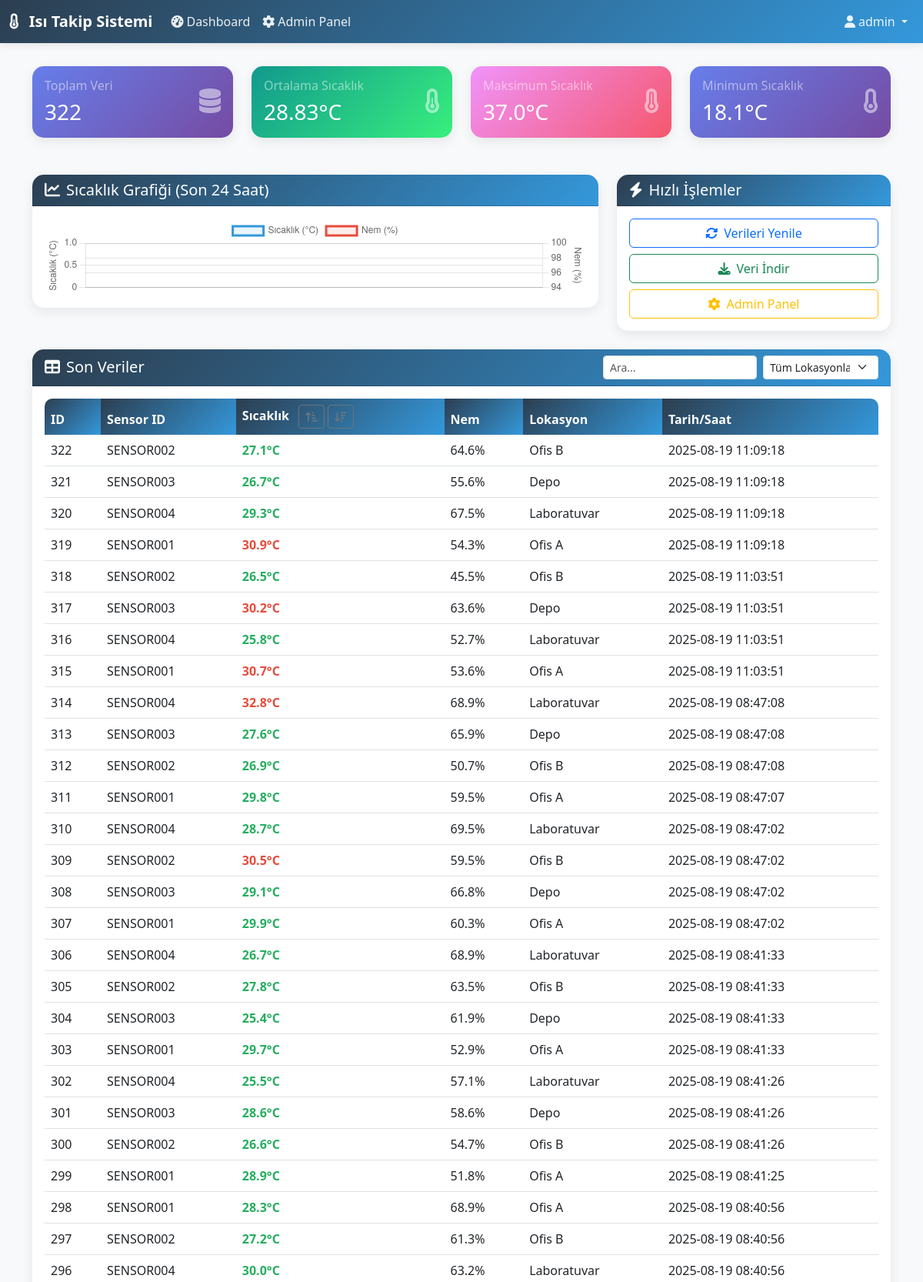
The page /dashboard (signed in, upper part) on the database its author committed.
### ısı.py (models this page shows)
class User(UserMixin, db.Model):
    id = db.Column(db.Integer, primary_key=True)
    username = db.Column(db.String(80), unique=True, nullable=False)
    email = db.Column(db.String(120), unique=True, nullable=False)
    password_hash = db.Column(db.String(120), nullable=False)
    role = db.Column(db.String(20), default='user')  # 'admin' veya 'user'
    created_at = db.Column(db.DateTime, default=datetime.utcnow)

class IsiVerisi(db.Model):
    id = db.Column(db.Integer, primary_key=True)
    sensor_id = db.Column(db.String(50), nullable=False)
    sicaklik = db.Column(db.Float, nullable=False)
    nem = db.Column(db.Float, nullable=False)
    timestamp = db.Column(db.DateTime, default=datetime.utcnow)
    lokasyon = db.Column(db.String(100), nullable=False)

### ısı.py (the view)
@app.route('/dashboard')
@login_required
def dashboard():
    from datetime import timedelta
    yesterday = datetime.utcnow() - timedelta(days=1)
    veriler = (
        IsiVerisi.query
        .filter(IsiVerisi.timestamp >= yesterday)
        .order_by(IsiVerisi.id.desc())
        .limit(50)
        .all()
    )
    toplam_veri = IsiVerisi.query.count()
    ortalama_sicaklik = db.session.query(db.func.avg(IsiVerisi.sicaklik)).scalar() or 0
    max_sicaklik = db.session.query(db.func.max(IsiVerisi.sicaklik)).scalar() or 0
    min_sicaklik = db.session.query(db.func.min(IsiVerisi.sicaklik)).scalar() or 0
    return render_template('dashboard.html',
                         veriler=veriler,
                         toplam_veri=toplam_veri,
                         ortalama_sicaklik=round(ortalama_sicaklik, 2),
                         max_sicaklik=round(max_sicaklik, 2),
                         min_sicaklik=round(min_sicaklik, 2))

### ısı.py (called while the page is built)
@login_manager.user_loader
def load_user(user_id):
    return User.query.get(int(user_id))

### templates/dashboard.html (shortened to what this page needs)
{% extends "base.html" %}
{% block content %}
<div class="container-fluid">
    <div class="row mb-4">
        <div class="col-xl-3 col-md-6 mb-4">
            <div class="card stats-card">
                <div class="card-body">
                    <div class="d-flex justify-content-between">
                        <div>
                            <h6 class="card-title text-white-50">Toplam Veri</h6>
                            <h3 class="mb-0 text-white">{{ toplam_veri }}</h3>
                        </div>
                        <div class="align-self-center">
                            <i class="fas fa-database fa-2x text-white-50"></i>
                        </div>
                    </div>
                </div>
            </div>
        </div>
        <div class="col-xl-3 col-md-6 mb-4">
            <div class="card stats-card success">
                <div class="card-body">
                    <div class="d-flex justify-content-between">
                        <div>
                            <h6 class="card-title text-white-50">Ortalama Sıcaklık</h6>
                            <h3 class="mb-0 text-white">{{ ortalama_sicaklik }}°C</h3>
                        </div>
                        <div class="align-self-center">
                            <i class="fas fa-thermometer-half fa-2x text-white-50"></i>
                        </div>
                    </div>
                </div>
            </div>
        </div>
        <div class="col-xl-3 col-md-6 mb-4">
            <div class="card stats-card warning">
                <div class="card-body">
                    <div class="d-flex justify-content-between">
                        <div>
                            <h6 class="card-title text-white-50">Maksimum Sıcaklık</h6>
                            <h3 class="mb-0 text-white">{{ max_sicaklik }}°C</h3>
                        </div>
                        <div class="align-self-center">
                            <i class="fas fa-thermometer-full fa-2x text-white-50"></i>
                        </div>
                    </div>
                </div>
            </div>
        </div>
        <div class="col-xl-3 col-md-6 mb-4">
            <div class="card stats-card">
                <div class="card-body">
                    <div class="d-flex justify-content-between">
                        <div>
                            <h6 class="card-title text-white-50">Minimum Sıcaklık</h6>
                            <h3 class="mb-0 text-white">{{ min_sicaklik }}°C</h3>
                        </div>
                        <div class="align-self-center">
                            <i class="fas fa-thermometer-empty fa-2x text-white-50"></i>
                        </div>
                    </div>
                </div>
            </div>
        </div>
    </div>
    <div class="row">
        <div class="col-lg-8 mb-4">
            <div class="card">
                <div class="card-header">
                    <h5 class="mb-0"><i class="fas fa-chart-line me-2"></i>Sıcaklık Grafiği (Son 24 Saat)</h5>
                </div>
                <div class="card-body">
                    <canvas id="temperatureChart" height="100"></canvas>
                </div>
            </div>
        </div>
        <div class="col-lg-4 mb-4">
            <div class="card">
                <div class="card-header">
                    <h5 class="mb-0"><i class="fas fa-bolt me-2"></i>Hızlı İşlemler</h5>
                </div>
                <div class="card-body">
                    <div class="d-grid gap-2">
                        <button class="btn btn-outline-primary" onclick="refreshData()">
                            <i class="fas fa-sync-alt me-2"></i>Verileri Yenile
                        </button>
                        <button class="btn btn-outline-success" onclick="exportData()">
                            <i class="fas fa-download me-2"></i>Veri İndir
                        </button>
                        {% if current_user.role == 'admin' %}
                        <a href="{{ url_for('admin_panel') }}" class="btn btn-outline-warning">
                            <i class="fas fa-cog me-2"></i>Admin Panel
                        </a>
                        {% endif %}
                    </div>
                </div>
            </div>
        </div>
    </div>
    <div class="row">
        <div class="col-12">
            <div class="card">
                <div class="card-header d-flex justify-content-between align-items-center">
                    <h5 class="mb-0"><i class="fas fa-table me-2"></i>Son Veriler</h5>
                    <div class="d-flex gap-2">
                        <input type="text" class="form-control form-control-sm" id="searchInput" placeholder="Ara..." style="width: 200px;">
                        <select class="form-select form-select-sm" id="locationFilter" style="width: 150px;">
                            <option value="">Tüm Lokasyonlar</option>
                        </select>
                    </div>
                </div>
                <div class="card-body">
                    <div class="table-responsive">
                        <table class="table table-hover" id="dataTable">
                            <thead>
                                <tr>
                                    <th>ID</th>
                                    <th>Sensor ID</th>
                                    <th>
                                        Sıcaklık
                                        <button class="btn btn-sm btn-outline-secondary ms-2" id="sortAsc" title="Küçükten büyüğe sırala">
                                            <i class="fas fa-sort-amount-up-alt"></i>
                                        </button>
                                        <button class="btn btn-sm btn-outline-secondary" id="sortDesc" title="Büyükten küçüğe sırala">
                                            <i class="fas fa-sort-amount-down"></i>
                                        </button>
                                    </th>
                                    <th>Nem</th>
                                    <th>Lokasyon</th>
                                    <th>Tarih/Saat</th>
                                </tr>
                            </thead>
                            <tbody id="tableBody">
                                {% for veri in veriler %}
                                <tr>
                                    <td>{{ veri.id }}</td>
                                    <td>{{ veri.sensor_id }}</td>
                                    <td>
                                        <span class="{% if veri.sicaklik > 30 %}temperature-high{% elif veri.sicaklik < 15 %}temperature-low{% else %}temperature-normal{% endif %}">
                                            {{ "%.1f"|format(veri.sicaklik) }}°C
                                        </span>
                                    </td>
                                    <td>{{ "%.1f"|format(veri.nem) }}%</td>
                                    <td>{{ veri.lokasyon }}</td>
                                    <td>{{ veri.timestamp.strftime('%Y-%m-%d %H:%M:%S') }}</td>
                                </tr>
                                {% endfor %}
                            </tbody>
                        </table>
                    </div>
                </div>
            </div>
        </div>
    </div>
</div>
{% endblock %}

### templates/base.html (shortened to what this page needs)
<!DOCTYPE html>
<html lang="tr">
<head>
    <link href="https://cdn.jsdelivr.net/npm/bootstrap@5.3.0/dist/css/bootstrap.min.css" rel="stylesheet">
    <link href="https://cdnjs.cloudflare.com/ajax/libs/font-awesome/6.4.0/css/all.min.css" rel="stylesheet">
</head>
<body>
    <nav class="navbar navbar-expand-lg navbar-dark">
        <div class="container-fluid">
            <a class="navbar-brand" href="{{ url_for('dashboard') }}">
                <i class="fas fa-thermometer-half me-2"></i>
                Isı Takip Sistemi
            </a>
            <div class="collapse navbar-collapse" id="navbarNav">
                <ul class="navbar-nav me-auto">
                    {% if current_user.is_authenticated %}
                    <li class="nav-item">
                        <a class="nav-link" href="{{ url_for('dashboard') }}">
                            <i class="fas fa-tachometer-alt me-1"></i>Dashboard
                        </a>
                    </li>
                    {% if current_user.role == 'admin' %}
                    <li class="nav-item">
                        <a class="nav-link" href="{{ url_for('admin_panel') }}">
                            <i class="fas fa-cog me-1"></i>Admin Panel
                        </a>
                    </li>
                    {% endif %}
                    {% endif %}
                </ul>
                <ul class="navbar-nav">
                    {% if current_user.is_authenticated %}
                    <li class="nav-item dropdown">
                        <a class="nav-link dropdown-toggle" href="#" id="navbarDropdown" role="button" data-bs-toggle="dropdown">
                            <i class="fas fa-user me-1"></i>{{ current_user.username }}
                        </a>
                    </li>
                    {% else %}
                    <li class="nav-item">
                        <a class="nav-link" href="{{ url_for('login') }}">
                            <i class="fas fa-sign-in-alt me-1"></i>Giriş
                        </a>
                    </li>
                    {% endif %}
                </ul>
            </div>
        </div>
    </nav>
    <main class="main-content">
        {% block content %}{% endblock %}
    </main>
</body>
</html>

### templates/base.html (style rules this page uses)
:root { --primary-color: #2c3e50; --secondary-color: #3498db; --success-color: #27ae60; --warning-color: #f39c12; --danger-color: #e74c3c; }
body { background-color: #f8f9fa; font-family: 'Segoe UI', Tahoma, Geneva, Verdana, sans-serif; }
.navbar { background: linear-gradient(135deg, var(--primary-color), var(--secondary-color)); box-shadow: 0 2px 10px rgba(0,0,0,0.1); }
.navbar-brand { font-weight: bold; color: white !important; }
.nav-link { color: rgba(255,255,255,0.9) !important; transition: color 0.3s ease; }
.card { border: none; border-radius: 15px; box-shadow: 0 5px 15px rgba(0,0,0,0.08); transition: transform 0.3s ease, box-shadow 0.3s ease; }
.card-header { background: linear-gradient(135deg, var(--primary-color), var(--secondary-color)); color: white; border-radius: 15px 15px 0 0 !important; font-weight: bold; }
.table { border-radius: 10px; overflow: hidden; }
.table thead th { background: linear-gradient(135deg, var(--primary-color), var(--secondary-color)); color: white; border: none; font-weight: 600; }
.stats-card { background: linear-gradient(135deg, #667eea 0%, #764ba2 100%); color: white; }
.stats-card.success { background: linear-gradient(135deg, #11998e 0%, #38ef7d 100%); }
.stats-card.warning { background: linear-gradient(135deg, #f093fb 0%, #f5576c 100%); }
.main-content { padding: 30px; }
.temperature-high { color: var(--danger-color); font-weight: bold; }
.temperature-normal { color: var(--success-color); font-weight: bold; }

### rows shown on the page
User: username "admin"
IsiVerisi: id "322", sensor_id "SENSOR002", sicaklik "27.1", nem "64.6", lokasyon "Ofis B", timestamp "2025-08-19 11:09:18"
IsiVerisi: id "321", sensor_id "SENSOR003", sicaklik "26.7", nem "55.6", lokasyon "Depo", timestamp "2025-08-19 11:09:18"
IsiVerisi: id "320", sensor_id "SENSOR004", sicaklik "29.3", nem "67.5", lokasyon "Laboratuvar", timestamp "2025-08-19 11:09:18"
IsiVerisi: id "319", sensor_id "SENSOR001", sicaklik "30.9", nem "54.3", lokasyon "Ofis A", timestamp "2025-08-19 11:09:18"
IsiVerisi: id "318", sensor_id "SENSOR002", sicaklik "26.5", nem "45.5", lokasyon "Ofis B", timestamp "2025-08-19 11:03:51"
IsiVerisi: id "317", sensor_id "SENSOR003", sicaklik "30.2", nem "63.6", lokasyon "Depo", timestamp "2025-08-19 11:03:51"
IsiVerisi: id "316", sensor_id "SENSOR004", sicaklik "25.8", nem "52.7", lokasyon "Laboratuvar", timestamp "2025-08-19 11:03:51"
IsiVerisi: id "315", sensor_id "SENSOR001", sicaklik "30.7", nem "53.6", lokasyon "Ofis A", timestamp "2025-08-19 11:03:51"
IsiVerisi: id "314", sensor_id "SENSOR004", sicaklik "32.8", nem "68.9", lokasyon "Laboratuvar", timestamp "2025-08-19 08:47:08"
IsiVerisi: id "313", sensor_id "SENSOR003", sicaklik "27.6", nem "65.9", lokasyon "Depo", timestamp "2025-08-19 08:47:08"
IsiVerisi: id "312", sensor_id "SENSOR002", sicaklik "26.9", nem "50.7", lokasyon "Ofis B", timestamp "2025-08-19 08:47:08"
IsiVerisi: id "311", sensor_id "SENSOR001", sicaklik "29.8", nem "59.5", lokasyon "Ofis A", timestamp "2025-08-19 08:47:07"
IsiVerisi: id "310", sensor_id "SENSOR004", sicaklik "28.7", nem "69.5", lokasyon "Laboratuvar", timestamp "2025-08-19 08:47:02"
IsiVerisi: id "309", sensor_id "SENSOR002", sicaklik "30.5", nem "59.5", lokasyon "Ofis B", timestamp "2025-08-19 08:47:02"
IsiVerisi: id "308", sensor_id "SENSOR003", sicaklik "29.1", nem "66.8", lokasyon "Depo", timestamp "2025-08-19 08:47:02"
IsiVerisi: id "307", sensor_id "SENSOR001", sicaklik "29.9", nem "60.3", lokasyon "Ofis A", timestamp "2025-08-19 08:47:02"
IsiVerisi: id "306", sensor_id "SENSOR004", sicaklik "26.7", nem "68.9", lokasyon "Laboratuvar", timestamp "2025-08-19 08:41:33"
IsiVerisi: id "305", sensor_id "SENSOR002", sicaklik "27.8", nem "63.5", lokasyon "Ofis B", timestamp "2025-08-19 08:41:33"
IsiVerisi: id "304", sensor_id "SENSOR003", sicaklik "25.4", nem "61.9", lokasyon "Depo", timestamp "2025-08-19 08:41:33"
IsiVerisi: id "303", sensor_id "SENSOR001", sicaklik "29.7", nem "52.9", lokasyon "Ofis A", timestamp "2025-08-19 08:41:33"
IsiVerisi: id "302", sensor_id "SENSOR004", sicaklik "25.5", nem "57.1", lokasyon "Laboratuvar", timestamp "2025-08-19 08:41:26"
IsiVerisi: id "301", sensor_id "SENSOR003", sicaklik "28.6", nem "58.6", lokasyon "Depo", timestamp "2025-08-19 08:41:26"
IsiVerisi: id "300", sensor_id "SENSOR002", sicaklik "26.6", nem "54.7", lokasyon "Ofis B", timestamp "2025-08-19 08:41:26"
IsiVerisi: id "299", sensor_id "SENSOR001", sicaklik "28.9", nem "51.8", lokasyon "Ofis A", timestamp "2025-08-19 08:41:25"
IsiVerisi: id "298", sensor_id "SENSOR001", sicaklik "28.3", nem "68.9", lokasyon "Ofis A", timestamp "2025-08-19 08:40:56"
IsiVerisi: id "297", sensor_id "SENSOR002", sicaklik "27.2", nem "61.3", lokasyon "Ofis B", timestamp "2025-08-19 08:40:56"
IsiVerisi: id "296", sensor_id "SENSOR004", sicaklik "30.0", nem "63.2", lokasyon "Laboratuvar", timestamp "2025-08-19 08:40:56"

### other values the page prints
{{ toplam_veri }} "322"
{{ ortalama_sicaklik }} "28.83"
{{ max_sicaklik }} "37.0"
{{ min_sicaklik }} "18.1"
